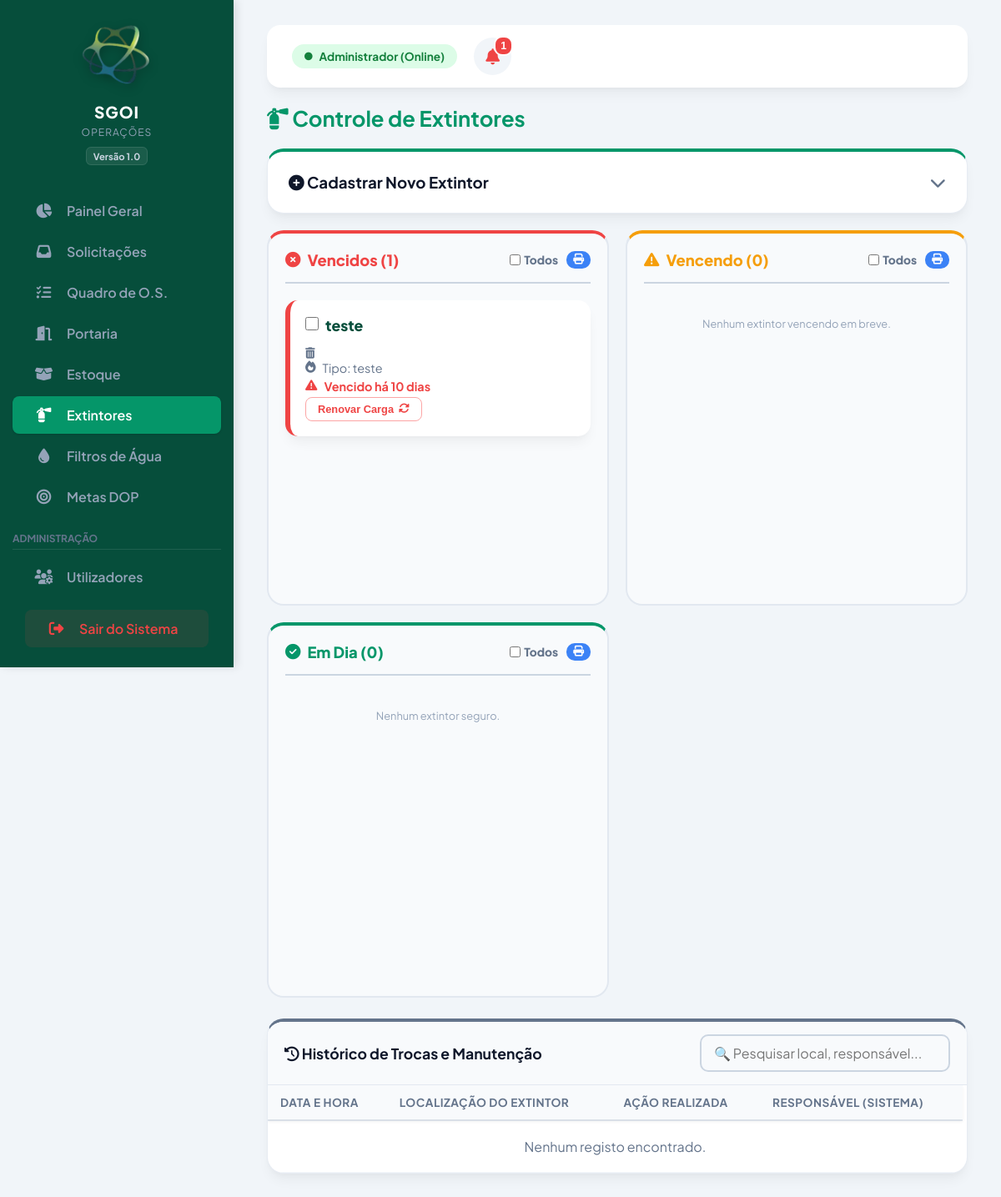
The app's page /src/extintores.php (signed in) with its own data.
### tables this page shows
CREATE TABLE extintores (
        id INTEGER PRIMARY KEY AUTOINCREMENT,
        local TEXT NOT NULL,
        tipo TEXT NOT NULL,
        data_vencimento TEXT NOT NULL,
        criado_por TEXT,
        data_criacao TEXT
    );

### src/extintores.php (the view, shortened to what this page needs)
<?php
require_once '../config/database.php';
$itens = $pdo->query("SELECT * FROM extintores ORDER BY data_vencimento ASC")->fetchAll();
$vencidos = [];
$atencao = [];
$em_dia = [];
$hoje = new DateTime(date('Y-m-d'));
$notificacoes = [];
foreach ($itens as $i) {
    $venc = new DateTime($i['data_vencimento']);
    $dif = $hoje->diff($venc);
    $dias = $dif->invert ? -$dif->days : $dif->days;
    if ($dias < 0) {
        $vencidos[] = ['ext' => $i, 'dias' => abs($dias)];
        $notificacoes[] = ['cor' => '#b91c1c', 'bg' => '#fef2f2', 'icone' => 'fa-triangle-exclamation', 'titulo' => 'EXTINTOR VENCIDO!', 'texto' => "Local: {$i['local']} (Há ".abs($dias)." dias)"];
    } elseif ($dias <= 90) {
        $atencao[] = ['ext' => $i, 'dias' => $dias];
        $notificacoes[] = ['cor' => '#b45309', 'bg' => '#fffbeb', 'icone' => 'fa-fire-extinguisher', 'titulo' => 'Vencimento Próximo', 'texto' => "Local: {$i['local']} vence em $dias dias."];
    } else {
        $em_dia[] = ['ext' => $i, 'dias' => $dias];
    }
}
$tem_notificacao = count($notificacoes) > 0;
$historico_geral = $pdo->query("SELECT * FROM historico_manutencao WHERE categoria = 'Extintor' ORDER BY id DESC LIMIT 150")->fetchAll();
?>
<!DOCTYPE html>
<html lang="pt-BR">
<head>
    <link rel="stylesheet" href="../public/style.css?v=<?php echo time(); ?>">
    <link rel="stylesheet" href="https://cdnjs.cloudflare.com/ajax/libs/font-awesome/6.4.0/css/all.min.css">
</head>
<body class="layout-app">
    <?php $pagina_atual = 'extintores.php'; include 'menu_nav.php'; ?>
    <main class="content" id="main-content" style="padding-bottom: 20px;">
        <header class="topbar" style="margin-bottom: 20px;">
            <div class="topbar-right">
                <span class="badge-online">
                    <i class="fa-solid fa-circle" style="font-size: 0.6rem;"></i>
                    <?php echo htmlspecialchars($_SESSION['usuario_nome']); ?> (Online)
                </span>
                <button class="btn-notif <?php echo $tem_notificacao ? 'tem-alerta' : ''; ?>" onclick="abrirNotificacoes()">
                    <i class="fa-solid fa-bell"></i>
                    <?php if($tem_notificacao): ?><span class="badge-notif"><?php echo count($notificacoes); ?></span><?php endif; ?>
                </button>
            </div>
        </header>
        <h1 style="color: var(--primary-green); margin-bottom: 20px; font-size: 1.6em;"><i class="fa-solid fa-fire-extinguisher"></i> Controle de Extintores</h1>
        <section class="stat-card" style="margin-bottom:20px; border-top: 4px solid var(--primary-green);">
            <div style="display: flex; justify-content: space-between; align-items: center; cursor: pointer;"
                 onclick="var f = document.getElementById('form-extintor'); var i = this.querySelector('.seta'); if(f.style.display === 'none') { f.style.display = 'flex'; i.classList.replace('fa-chevron-down', 'fa-chevron-up'); } else { f.style.display = 'none'; i.classList.replace('fa-chevron-up', 'fa-chevron-down'); }">
                <h3 style="margin:0; color: var(--text-main);"><i class="fa-solid fa-plus-circle"></i> Cadastrar Novo Extintor</h3>
                <i class="fa-solid fa-chevron-down seta" style="color: var(--text-muted); font-size: 1.2em;"></i>
            </div>
        </section>
        <div class="kanban-board">
            <div class="kanban-col" style="border-top: 4px solid var(--danger);">
                <h3>
                    <div style="display:flex; align-items:center; gap:8px; color: var(--danger);">
                        <i class="fa-solid fa-circle-xmark"></i> Vencidos (<?php echo count($vencidos); ?>)
                    </div>
                    <div style="display:flex; align-items:center; gap:10px;">
                        <label style="font-size:0.75em; color:var(--text-muted); cursor:pointer; display:flex; align-items:center; gap:4px;">
                            <input type="checkbox" onchange="marcarTodos(this, 'check-vermelho')" style="accent-color:var(--danger);"> Todos
                        </label>
                        <button type="submit" form="form-imprimir" class="btn" style="background:#3b82f6; padding:4px 8px; font-size:0.7em;" title="Imprimir Selecionados">
                            <i class="fa-solid fa-print"></i>
                        </button>
                    </div>
                </h3>
                <div class="kanban-cards-area">
                    <?php foreach($vencidos as $item): ?>
                        <div class="os-card" style="border-left-color: var(--danger);">
                            <div class="os-header">
                                <div style="display:flex; align-items:flex-start; gap:8px;">
                                    <input type="checkbox" name="ext_imprimir[]" value="<?php echo $item['ext']['id']; ?>" class="check-imprimir check-vermelho" form="form-imprimir" style="width:16px; height:16px; accent-color:var(--danger); margin-top:2px;">
                                    <h4 class="os-title"><?php echo htmlspecialchars($item['ext']['local']); ?></h4>
                                </div>
                                <form method="POST" style="margin:0;" onsubmit="return confirm('Deseja excluir?')">
                                    <button type="submit" style="background:none; border:none; color:var(--text-muted); cursor:pointer; padding:0;"><i class="fa-solid fa-trash-can"></i></button>
                                </form>
                            </div>
                            <div class="os-meta"><i class="fa-solid fa-fire"></i> Tipo: <?php echo htmlspecialchars($item['ext']['tipo']); ?></div>
                            <div class="os-meta" style="color:var(--danger); font-weight:bold;"><i class="fa-solid fa-triangle-exclamation"></i> Vencido há <?php echo $item['dias']; ?> dias</div>
                            <div class="os-actions" style="justify-content: flex-end;">
                                <button type="button" class="btn-action btn-action-urgente" onclick="document.getElementById('renovar-<?php echo $item['ext']['id']; ?>').style.display='flex'">
                                    Renovar Carga <i class="fa-solid fa-rotate"></i>
                                </button>
                            </div>
                        </div>
                    <?php endforeach; ?>
                </div>
            </div>
            <div class="kanban-col" style="border-top: 4px solid var(--warning);">
                <h3>
                    <div style="display:flex; align-items:center; gap:8px; color: var(--warning);">
                        <i class="fa-solid fa-triangle-exclamation"></i> Vencendo (<?php echo count($atencao); ?>)
                    </div>
                    <div style="display:flex; align-items:center; gap:10px;">
                        <label style="font-size:0.75em; color:var(--text-muted); cursor:pointer; display:flex; align-items:center; gap:4px;">
                            <input type="checkbox" onchange="marcarTodos(this, 'check-amarelo')" style="accent-color:var(--warning);"> Todos
                        </label>
                        <button type="submit" form="form-imprimir" class="btn" style="background:#3b82f6; padding:4px 8px; font-size:0.7em;" title="Imprimir Selecionados">
                            <i class="fa-solid fa-print"></i>
                        </button>
                    </div>
                </h3>
                <div class="kanban-cards-area">
                    <?php if(empty($atencao)) echo "<p style='text-align:center; color:#94a3b8; font-size:0.8em; margin-top:20px;'>Nenhum extintor vencendo em breve.</p>"; ?>
                </div>
            </div>
            <div class="kanban-col" style="border-top: 4px solid var(--primary-green);">
                <h3>
                    <div style="display:flex; align-items:center; gap:8px; color: var(--primary-green);">
                        <i class="fa-solid fa-check-circle"></i> Em Dia (<?php echo count($em_dia); ?>)
                    </div>
                    <div style="display:flex; align-items:center; gap:10px;">
                        <label style="font-size:0.75em; color:var(--text-muted); cursor:pointer; display:flex; align-items:center; gap:4px;">
                            <input type="checkbox" onchange="marcarTodos(this, 'check-verde')" style="accent-color:var(--primary-green);"> Todos
                        </label>
                        <button type="submit" form="form-imprimir" class="btn" style="background:#3b82f6; padding:4px 8px; font-size:0.7em;" title="Imprimir Selecionados">
                            <i class="fa-solid fa-print"></i>
                        </button>
                    </div>
                </h3>
                <div class="kanban-cards-area">
                    <?php if(empty($em_dia)) echo "<p style='text-align:center; color:#94a3b8; font-size:0.8em; margin-top:20px;'>Nenhum extintor seguro.</p>"; ?>
                </div>
            </div>
        </div>
        <div class="stat-card" style="padding:0; overflow:hidden; border-top:4px solid #64748b; margin-top: 25px;">
            <div style="padding:15px 20px; border-bottom:1px solid #e2e8f0; background:#f8fafc; display:flex; justify-content:space-between; align-items:center; flex-wrap:wrap; gap:15px;">
                <h3 style="margin:0; font-size:1.1em;"><i class="fa-solid fa-clock-rotate-left"></i> Histórico de Trocas e Manutenção</h3>
                <input type="text" id="buscaHistorico" placeholder="🔍 Pesquisar local, responsável..." onkeyup="filtrarHistorico()">
            </div>
            <div class="scroll-box" style="max-height: 350px;">
                <table style="width:100%; border-collapse:collapse;">
                    <thead style="position: sticky; top: 0; background: white; z-index: 10; box-shadow: 0 2px 4px rgba(0,0,0,0.05);">
                        <tr>
                            <th style="padding:12px 15px; text-align:left; font-size:0.85em;">Data e Hora</th>
                            <th style="padding:12px 15px; text-align:left; font-size:0.85em;">Localização do Extintor</th>
                            <th style="padding:12px 15px; text-align:left; font-size:0.85em;">Ação Realizada</th>
                            <th style="padding:12px 15px; text-align:left; font-size:0.85em;">Responsável (Sistema)</th>
                        </tr>
                    </thead>
                    <tbody>
                        <?php if(empty($historico_geral)): ?>
                            <tr><td colspan="4" style="text-align:center; padding:20px; color:var(--text-muted);">Nenhum registo encontrado.</td></tr>
                        <?php endif; ?>
                    </tbody>
                </table>
            </div>
        </div>
    </main>
</body>
</html>

### records on screen
extintores: local "teste", tipo "teste", dias "10"

### other values on screen
$_SESSION['usuario_nome'] "Administrador"
count($notificacoes) "1"
count($vencidos) "1"
count($atencao) "0"
count($em_dia) "0"
